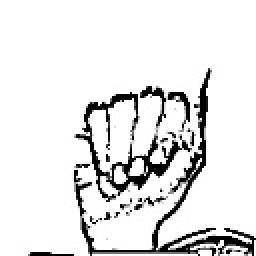
#> input picture SignImage/A/A_125.jpg, 128 x 128 px, given in place of the camera (shown 2 times larger)
$ python data_collection.py
#> lines starting #> are read from the running program, lines starting #| are printed output that depends on the picture; after the words box and inside, x2 and y2 are one past the last pixel; in counts of white or black regions, pixels touching at a corner belong together
import cv2
import os
import numpy as np

# Directory setup
directory = 'SignImage/'
if not os.path.exists(directory):
    os.mkdir(directory)

# Create directories for each letter and blank
letters = [chr(i) for i in range(65, 91)] + ['blank']
for letter in letters:
    letter_dir = os.path.join(directory, letter)
    if not os.path.exists(letter_dir):
        os.mkdir(letter_dir)

# Minimum value for thresholding
minValue = 70

# Preprocessing function
def preprocess_frame(frame):
    gray = cv2.cvtColor(frame, cv2.COLOR_BGR2GRAY)
    blur = cv2.GaussianBlur(gray, (5, 5), 2)
    th3 = cv2.adaptiveThreshold(
        blur, 255, cv2.ADAPTIVE_THRESH_GAUSSIAN_C, cv2.THRESH_BINARY_INV, 11, 2
    )
    _, res = cv2.threshold(th3, minValue, 255, cv2.THRESH_BINARY_INV + cv2.THRESH_OTSU)
    return res

# Start video capture
cap = cv2.VideoCapture(0)

while True:
    ret, frame = cap.read()
#> frame is the input picture: shape (128, 128, 3); min 0, max 255, mean 229.4
    if not ret:
        break

    # Draw ROI on the frame
    cv2.rectangle(frame, (0, 40), (300, 300), (255, 255, 255), 2)
#> frame: shape (128, 128, 3); 0.28% of pixels changed, all inside (x1, y1, x2, y2) = (57, 39, 111, 42)
    cv2.imshow("Frame", frame)

    # Extract and preprocess ROI
    roi = frame[40:300, 0:300]
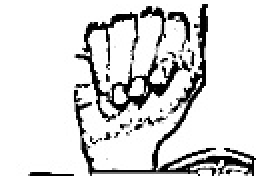
#> roi: shape (88, 128, 3) (shown 2 times larger); min 0, max 255, mean 218.1
    processed_roi = preprocess_frame(roi)
#> in preprocess_frame, `blur = cv2.GaussianBlur(gray, (5, 5), 2)`:
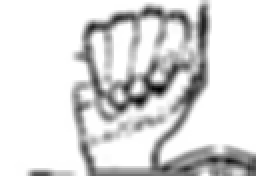
#> blur: shape (88, 128) (shown 2 times larger); min 2, max 255, mean 217.8
#> in preprocess_frame, `th3 = cv2.adaptiveThreshold( blur, 255, cv2.ADAPTIVE_THRESH_GAUSSIAN_C..`:
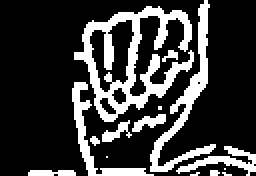
#> th3: shape (88, 128) (shown 2 times larger); 22.8% white; 15 white regions (7 under 20 px), largest, box (x1, y1, x2, y2) and area: (37, 3, 97, 61) 1204, (75, 0, 108, 86) 559, (36, 41, 77, 88) 325
    roi_resized = cv2.resize(processed_roi, (128, 128))
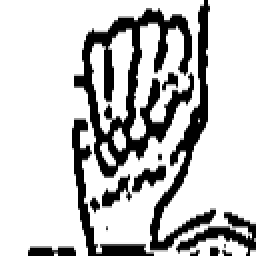
#> roi_resized: shape (128, 128) (shown 2 times larger); min 0, max 255, mean 196.8

    # Display processed ROI
    cv2.imshow("Processed ROI", roi_resized)

    # Wait for user input
    interrupt = cv2.waitKey(10) & 0xFF
#> (key Esc is pressed here)

    # Map user input to directory
    if chr(interrupt).lower() in [chr(i).lower() for i in range(97, 123)] + ['.']:
        label = chr(interrupt).upper() if interrupt != ord('.') else 'blank'
        label_dir = os.path.join(directory, label)
        count = len(os.listdir(label_dir))
        save_path = os.path.join(label_dir, f"{label}_{count}.jpg")
        cv2.imwrite(save_path, roi_resized)
        print(f"Saved: {save_path}")

    # Quit on 'q'
    if interrupt == ord('.'):
        break

cap.release()
cv2.destroyAllWindows()
